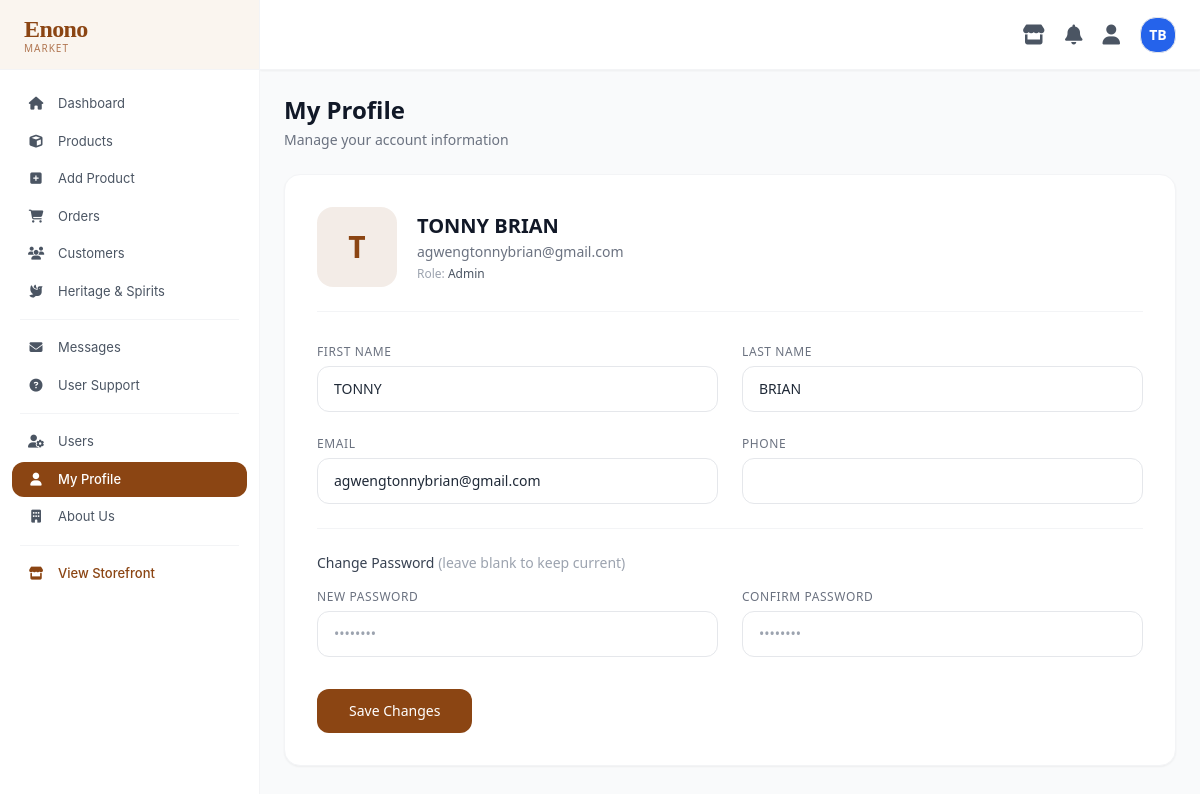
Screenshot of /Dashboard/profile.php (signed in) with the database file from the repository.
### tables this page shows
CREATE TABLE `users` (
  `id` bigint(20) NOT NULL,
  `email` varchar(255) NOT NULL,
  `password_hash` varchar(255) NOT NULL,
  `first_name` varchar(100) DEFAULT NULL,
  `last_name` varchar(100) DEFAULT NULL,
  `phone` varchar(30) DEFAULT NULL,
  `role` varchar(20) DEFAULT 'customer',
  `email_verified` tinyint(1) DEFAULT 0,
  `verification_token` varchar(64) DEFAULT NULL,
  `token_expires_at` datetime DEFAULT NULL,
  `is_active` tinyint(1) DEFAULT 1,
  `created_at` timestamp NOT NULL DEFAULT current_timestamp(),
  `updated_at` timestamp NOT NULL DEFAULT current_timestamp() ON UPDATE current_timestamp(),
  `last_login_at` timestamp NULL DEFAULT NULL
);

### Dashboard/profile.php (the view, shortened to what this page needs)
<?php
require_once __DIR__ . '/../config/database-connection.php';
$userId = (int) ($_SESSION['user_id'] ?? 0);
$stmt = $pdo->prepare("SELECT * FROM users WHERE id = ?");
$stmt->execute([$userId]);
$user = $stmt->fetch(PDO::FETCH_ASSOC);
?>
<!DOCTYPE html>
<html lang="en">
<head>
    <script src="https://cdn.tailwindcss.com"></script>
    <link rel="stylesheet" href="https://cdnjs.cloudflare.com/ajax/libs/font-awesome/6.5.0/css/all.min.css">
</head>
<body class="bg-gray-50 text-gray-800">
<div class="flex h-screen overflow-hidden">
    <?php require_once __DIR__ . '/includes/sidebar.php'; ?>
    <div class="flex-1 flex flex-col overflow-hidden">
        <?php require_once __DIR__ . '/includes/topbar.php'; ?>
        <main class="main-scroll p-6">
            <div class="w-full max-w-7xl mx-auto">
                <div class="mb-6">
                    <h1 class="text-2xl font-semibold text-gray-900">My Profile</h1>
                    <p class="text-sm text-gray-500 mt-1">Manage your account information</p>
                </div>
                <div class="bg-white rounded-2xl border border-gray-100 shadow-sm p-6 sm:p-8">
                    <div class="flex items-center gap-5 mb-8 pb-6 border-b border-gray-100">
                        <div class="w-20 h-20 rounded-2xl bg-[#8B4513]/10 flex items-center justify-center text-[#8B4513] text-3xl font-semibold flex-shrink-0">
                            <?= strtoupper(substr($user['first_name'] ?? 'A', 0, 1)) ?>
                        </div>
                        <div>
                            <p class="font-semibold text-xl text-gray-900">
                                <?= htmlspecialchars(trim(($user['first_name'] ?? '') . ' ' . ($user['last_name'] ?? ''))) ?>
                            </p>
                            <p class="text-sm text-gray-500 mt-0.5"><?= htmlspecialchars($user['email']) ?></p>
                            <p class="text-xs text-gray-400 mt-1">
                                Role: <span class="font-medium text-gray-600"><?= ucfirst($user['role']) ?></span>
                            </p>
                        </div>
                    </div>
                    <form method="POST" class="space-y-6">
                        <div class="grid sm:grid-cols-2 gap-6">
                            <div>
                                <label class="block text-xs font-medium text-gray-500 uppercase tracking-wider mb-1.5">
                                    First Name
                                </label>
                                <input type="text" name="first_name" required
                                       value="<?= htmlspecialchars($user['first_name'] ?? '') ?>"
                                       class="w-full border border-gray-200 rounded-xl px-4 py-3 text-sm focus:outline-none focus:border-[#8B4513] transition">
                            </div>
                            <div>
                                <label class="block text-xs font-medium text-gray-500 uppercase tracking-wider mb-1.5">
                                    Last Name
                                </label>
                                <input type="text" name="last_name"
                                       value="<?= htmlspecialchars($user['last_name'] ?? '') ?>"
                                       class="w-full border border-gray-200 rounded-xl px-4 py-3 text-sm focus:outline-none focus:border-[#8B4513] transition">
                            </div>
                        </div>
                        <div class="grid sm:grid-cols-2 gap-6">
                            <div>
                                <label class="block text-xs font-medium text-gray-500 uppercase tracking-wider mb-1.5">
                                    Email
                                </label>
                                <input type="email" name="email" required
                                       value="<?= htmlspecialchars($user['email'] ?? '') ?>"
                                       class="w-full border border-gray-200 rounded-xl px-4 py-3 text-sm focus:outline-none focus:border-[#8B4513] transition">
                            </div>
                            <div>
                                <label class="block text-xs font-medium text-gray-500 uppercase tracking-wider mb-1.5">
                                    Phone
                                </label>
                                <input type="text" name="phone"
                                       value="<?= htmlspecialchars($user['phone'] ?? '') ?>"
                                       class="w-full border border-gray-200 rounded-xl px-4 py-3 text-sm focus:outline-none focus:border-[#8B4513] transition">
                            </div>
                        </div>
                        <div class="border-t border-gray-100 pt-6">
                            <p class="text-sm font-medium text-gray-700 mb-4">
                                Change Password
                                <span class="text-gray-400 font-normal">(leave blank to keep current)</span>
                            </p>
                            <div class="grid sm:grid-cols-2 gap-6">
                                <div>
                                    <label class="block text-xs font-medium text-gray-500 uppercase tracking-wider mb-1.5">
                                        New Password
                                    </label>
                                    <input type="password" name="password"
                                           class="w-full border border-gray-200 rounded-xl px-4 py-3 text-sm focus:outline-none focus:border-[#8B4513] transition"
                                           placeholder="••••••••">
                                </div>
                                <div>
                                    <label class="block text-xs font-medium text-gray-500 uppercase tracking-wider mb-1.5">
                                        Confirm Password
                                    </label>
                                    <input type="password" name="password_confirm"
                                           class="w-full border border-gray-200 rounded-xl px-4 py-3 text-sm focus:outline-none focus:border-[#8B4513] transition"
                                           placeholder="••••••••">
                                </div>
                            </div>
                        </div>
                        <div class="pt-2">
                            <button type="submit" name="update_profile"
                                    class="bg-[#8B4513] hover:bg-[#6B3410] text-white px-8 py-3 rounded-xl text-sm font-medium transition">
                                Save Changes
                            </button>
                        </div>
                    </form>
                </div>
            </div>
        </main>
    </div>
</div>
</body>
</html>

### Dashboard/profile.php (style rules this page uses)
body { overflow: hidden; }
.main-scroll { height: calc(100vh - 70px); overflow-y: auto; }

### rows the page displays
users: first_name "T", first_name+last_name "TONNY BRIAN", email "agwengtonnybrian@gmail.com", role "Admin", first_name "TONNY", last_name "BRIAN"

### other values shown
$initials "TB"
